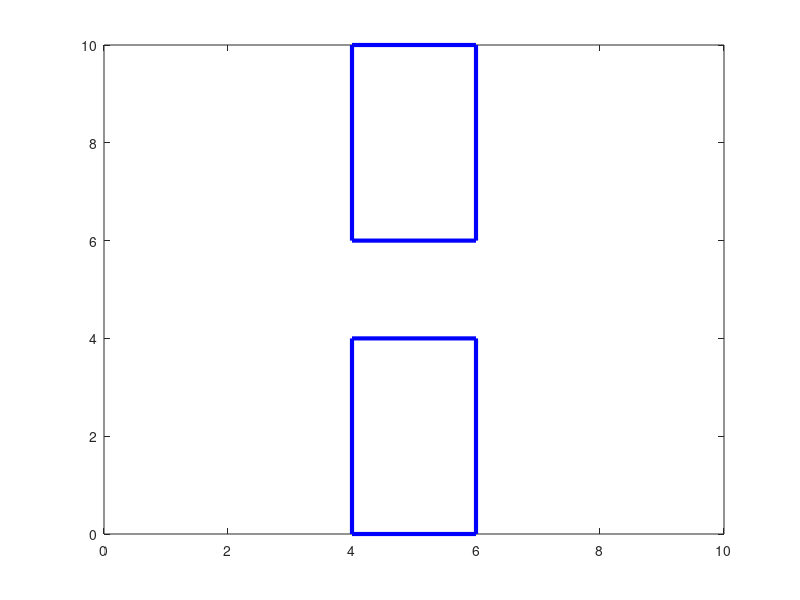

This chart was generated by the following MATLAB code:
clear all; close all;

x1 = 4;
x2 = 6;
y1 = 0;
y2 = 4;
x = [x1, x2, x2, x1, x1];
y = [y1, y1, y2, y2, y1];
y_2 = [10, 10, 6, 6, 10];

plot(x, y, 'b-', 'LineWidth', 3);
hold on
plot(x, y_2, 'b-', 'LineWidth', 3);
xlim([0, 10]);
ylim([0, 10]);
